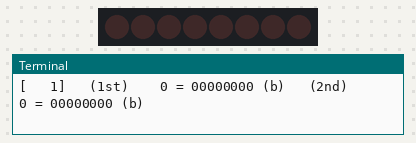
Bench run of a program on a simulated Raspberry Pi (BCM pin numbers). Shown: 8 shift-register outputs drawn as a row of LEDs (first output left, lit = HIGH), the last lines printed to the terminal.

Above: at 2.0 s.
At 6.0 s:
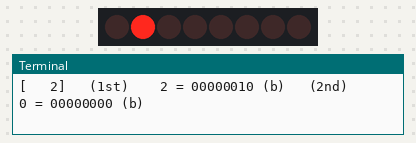
At 10.0 s:
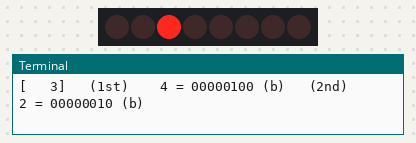
At 14.0 s:
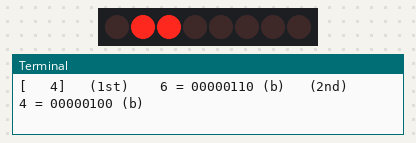
Timing chart, 0 to 20.8 s (numbered marks = the images above):
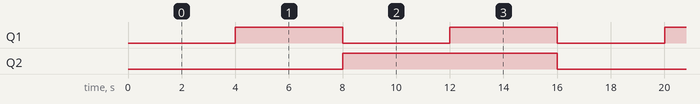

Measured:
- by itself, Q1: alternates HIGH for 4.0 s and LOW for 4.0 s
- by itself, Q2: alternates HIGH for 8.0 s and LOW for 8.0 s
- by itself, everything shown: repeats every 16.0 s, in 4 steps

The program:

2_shift_register.py
```python
# 2_shift_register.py

import RPi.GPIO as GPIO
import time

# 핀 번호 설정
DS = 10       # 데이터 입력 핀
SHCP = 11     # 쉬프트 레지스터 클럭 핀
STCP = 8      # 저장 레지스터 클럭 (래치) 핀

# GPIO 설정
GPIO.setwarnings( 0 )            # 경고 메시지 비활성화
GPIO.setmode(GPIO.BCM)           # BCM 핀 번호 사용
GPIO.setup(DS, GPIO.OUT)         # DS 핀 출력으로 설정
GPIO.setup(SHCP, GPIO.OUT)       # SHCP 핀 출력으로 설정
GPIO.setup(STCP, GPIO.OUT)       # STCP 핀 출력으로 설정

# 쉬프트 레지스터로 데이터 전송 함수
def shift_out(data):
    # 데이터의 각 비트를 쉬프트 레지스터에 전송
    for bit in range(8):  # 8비트 데이터 처리
        # 현재 비트를 DS 핀으로 출력 (MSB부터 LSB 순으로 전송)
        GPIO.output(DS, data & (1 << (7 - bit)))
        # SHCP 클럭 핀을 HIGH -> LOW로 펄스 전송
        GPIO.output(SHCP, GPIO.HIGH)
        GPIO.output(SHCP, GPIO.LOW)
    pass
pass

# 래치 함수 (출력 갱신)
def latch():
    # STCP 핀을 HIGH -> LOW로 펄스 전송하여 출력 갱신
    GPIO.output(STCP, GPIO.HIGH)
    GPIO.output(STCP, GPIO.LOW)
pass

# 메인 루프
try:
    count = 1  # 카운터 초기값 설정
    duration = 4 # 대기 시간
    while 1:
        # 0부터 7까지 증가한 뒤 다시 감소
        data2 = 0
        for i in range(4) :
            data = i << 1    # 비트 쉬프트 연산
            print( f"[{count:4d}]", end="" )
            print( f"   (1st) {data:>4d} = {data:>08b} (b)", end="" )
            print( f"   (2nd) {data2:>4d} = {data2:>08b} (b)", flush=1 )
            shift_out(data)  # 데이터 전송
            latch()          # 출력 갱신
            time.sleep( duration )  # 대기
            data2 = data
            count += 1       # 카운트 증가
        pass
    pass
except KeyboardInterrupt:
    # Ctrl+C로 종료 시 GPIO 핀 초기화
    GPIO.cleanup()
pass
```
